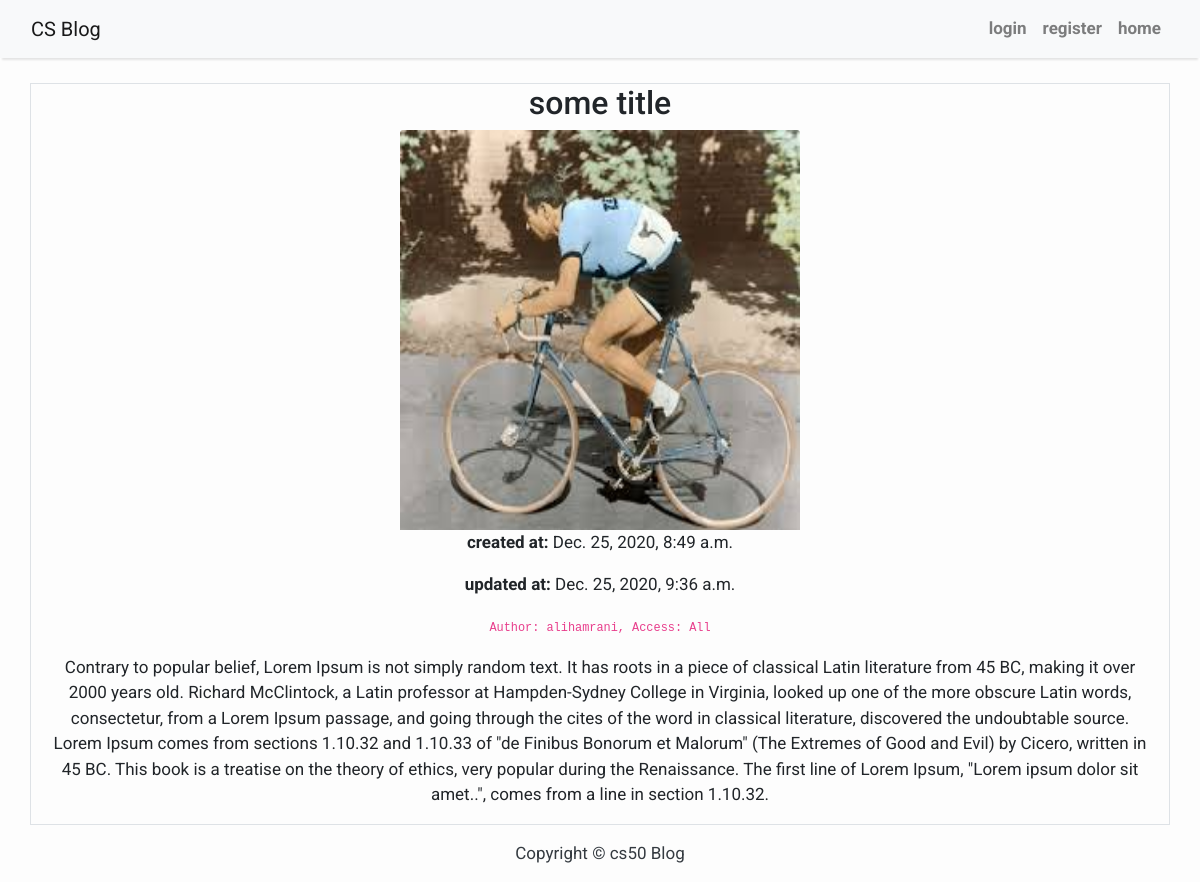
The app's page /some-title/ with its own data.
### blog/models.py (models this page shows, shortened)
class Post(models.Model):
    title = models.CharField(max_length=200 ,unique=True)
    slug = models.SlugField(max_length=200 , unique=True)
    author = models.ForeignKey(User , on_delete=models.CASCADE, related_name="blog_posts")
    updated_on = models.DateTimeField(auto_now=True)
    content = models.TextField()
    created_on = models.DateTimeField(auto_now_add=True)
    status = models.IntegerField(choices=STATUS, default=0)
    image = models.ImageField(upload_to="uploads/")
    access = models.BooleanField(default=True)
    class Meta:
        ordering = ['-created_on']

### blog/views.py (the view)
# urls.py: path('<slug:slug>/' , views.find_post, name='find_post'),
def find_post(request, slug):
    post = Post.objects.get(slug=slug)
    template = loader.get_template("find.html")
    return HttpResponse(template.render({'post':post},request))

### blog/templates/find.html (shortened to what this page needs)
{% extends "base.html"%}
{% block content %}
<br>
<div class="row">
    <div class="container border" style="text-align: center;">
        <h2 align="center">{{post.title}}</h2>
        <img class="card-img-top" src="/uploads/{{post.image}}" alt="{{post.title}}" style="width: 400px;height: 400px;">
        <p><b>created at:</b> {{post.created_on}}</p>
        <p><b>updated at:</b> {{post.updated_on}}</p>
        <p><small><code>Author: {{post.author.username}}, Access: {{post.access|yesno:"Just Users,All"}}</code></small></p>
        <p>{{post.content}}</p>
    </div>
</div>
{% endblock content %}

### blog/templates/base.html (style rules this page uses)
body { font-family: "Roboto", sans-serif; font-size: 17px; background-color: #fdfdfd; }

### records on screen
Post: title "some title", image (picture), created_on "Dec. 25, 2020, 8:49 a.m.", updated_on "Dec. 25, 2020, 9:36 a.m.", author.username "alihamrani", access "All", content "Contrary to popular belief, Lorem Ipsum is not simply random text. It has roots in a piece of classical Latin literature from 45 BC, making it over 2000 years old. Richard McClintock, a Latin professor at Hampden-Sydney College in Virginia, looked up one of the more obscure Latin words, consectetur, from a Lorem Ipsum passage, and going through the cites of the word in classical literature, discovered the undoubtable source. Lorem Ipsum comes from sections 1.10.32 and 1.10.33 of \"de Finibus Bonorum et Malorum\" (The Extremes of Good and Evil) by Cicero, written in 45 BC. This book is a treatise on the theory of ethics, very popular during the Renaissance. The first line of Lorem Ipsum,…"
